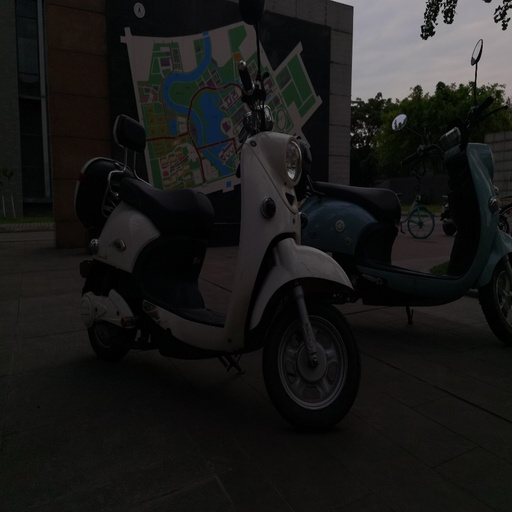
%> input picture C-E-R_decomposition_LLIE/dataset/D13.jpg, 512 x 512 px
$ octave main.m   (GNU Octave 9; MATLAB toolbox functions it lacks are replaced by stand-ins)
%> lines starting %> are read from the running program, lines starting %| are printed output that depends on the picture
### C-E-R_decomposition_LLIE/wassersteinOT.m
function [I_W2,Y_W2,W2,W2_squared] = wassersteinOT(inputImage)
%> called with inputImage = 'D:\paper3 algo\proposed3\dataset2\D13.jpg'

I_rgb = im2double(imread(inputImage));

if size(I_rgb,3) == 1
    I_rgb = repmat(I_rgb,[1 1 3]);
end

I_rgb = min(max(I_rgb,0),1);

%%  RGB -> LUMINANCE

Y = rgb2gray(I_rgb);
Y = im2double(Y);
Y = min(max(Y,0),1);

%%  ADAPTIVE TARGET

muY  = mean(Y(:));
%> muY = 0.103
stdY = std(Y(:));
%> stdY = 0.129

targetLocation =  0.50 + 0.15*(0.35 - muY);
%> targetLocation = 0.537

targetLocation =  min(max(targetLocation,0.45),0.65);

targetScale = max(stdY,0.18);
%> targetScale = 0.18

%% TRUNCATED NORMAL TARGET

mu    = targetLocation;
%> mu = 0.537
sigma = targetScale;
%> sigma = 0.18

alpha = (0-mu)/sigma;
%> alpha = -2.98
beta  = (1-mu)/sigma;
%> beta = 2.57

PhiAlpha = 0.5*(1+erf(alpha/sqrt(2)));
%> PhiAlpha = 0.00142

PhiBeta = 0.5*(1+erf(beta/sqrt(2)));
%> PhiBeta = 0.995

%%  SOURCE EMPIRICAL DISTRIBUTION

source = Y(:);
N = numel(source);
%> N = 262144

sourceSorted = sort(source);

q = ((1:N)'-0.5)/N;

%%  TARGET QUANTILES

targetProbability =  PhiAlpha + q*(PhiBeta-PhiAlpha);

targetProbability =  min(max(targetProbability,eps),1-eps);

targetQuantile = mu + sigma*sqrt(2)* erfinv(2*targetProbability-1);

targetQuantile = min(max(targetQuantile,0),1);

%% WASSERSTEIN-2 DISTANCE

quantileDifference = sourceSorted - targetQuantile;

W2_squared = mean(quantileDifference.^2);
%> W2_squared = 0.2

W2 = sqrt(W2_squared);
%> W2 = 0.447

%%  OPTIMAL TRANSPORT MAPPING

[~,sourceIndex] = sort(source);

Y_W2_vector = zeros(N,1);

Y_W2_vector(sourceIndex) = targetQuantile;

Y_W2 = reshape(Y_W2_vector,size(Y));

%%  RGB RECONSTRUCTION

R = I_rgb(:,:,1);
G = I_rgb(:,:,2);
B = I_rgb(:,:,3);

epsilon = 1e-6;

gain = Y_W2 ./ max(Y,epsilon);

% Limit amplification in extremely dark pixels
gain = min(gain,4);

R_W2 = R .* gain;
G_W2 = G .* gain;
B_W2 = B .* gain;

I_W2 = cat(3,R_W2,G_W2,B_W2);
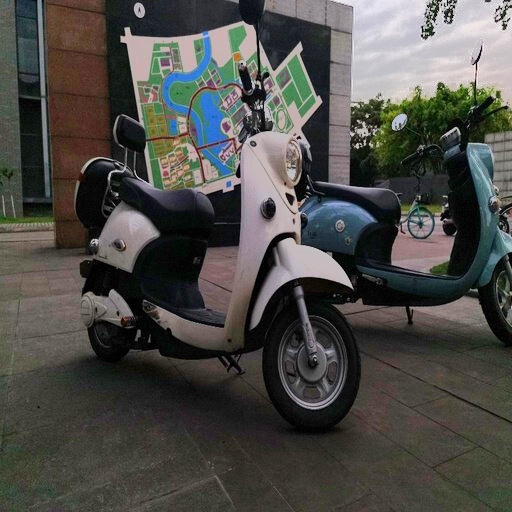
%> I_W2: size 512x512x3 double; mean R, G, B 0.33, 0.327, 0.31; drawn with min black and max white

I_W2 = min(max(I_W2,0),1);
end

### C-E-R_decomposition_LLIE/estimateExposure.m
function E = estimateExposure(L,params)

% Convert input to double
L = double(L);

% Get Gaussian parameter
if isfield(params,'sigma3')
    sigma3 = params.sigma3;
else
    sigma3 = 20;
end

% Very-low-frequency exposure component
E = imgaussfilt(L,sigma3);

% Keep exposure within the normalized range
E = min(max(E,0),1);

end

### C-E-R_decomposition_LLIE/estimateContent.m
function C = estimateContent(L,params)


L = double(L);

% Get Gaussian parameters
if isfield(params,'sigma1')
    sigma1 = params.sigma1;
else
    sigma1 = 2;
end

if isfield(params,'sigma3')
    sigma3 = params.sigma3;
else
    sigma3 = 20;
end

% Gaussian representations
G1 = imgaussfilt(L,sigma1);
G3 = imgaussfilt(L,sigma3);

% Intermediate-frequency content
C = G1 - G3;

end

### C-E-R_decomposition_LLIE/estimateResidual.m
function R = estimateResidual(L,params)
% Convert input to double
L = double(L);

% Get Gaussian parameter
if isfield(params,'sigma1')
    sigma1 = params.sigma1;
else
    sigma1 = 2;
end

% Low-pass representation
G1 = imgaussfilt(L,sigma1);

% Finest-frequency component
R = L - G1;

end

### C-E-R_decomposition_LLIE/enhanceExposure.m
function E_enhanced = enhanceExposure(E)


E = double(E);
E = min(max(E,0),1);

meanE = mean(E(:));

if meanE < 0.20

    gamma = 0.40;

elseif meanE < 0.30

    gamma = 0.50;

elseif meanE < 0.40

    gamma = 0.60;

elseif meanE < 0.50

    gamma = 0.70;

else

    gamma = 0.90;

end

% Apply adaptive gamma correction
E_enhanced = E.^gamma;

% Keep exposure within valid range
E_enhanced = min(max(E_enhanced,0),1);

end

### C-E-R_decomposition_LLIE/enhanceContentAdaptive.m
function [C_enhanced,W_C,G] = enhanceContentAdaptive(L,C,params)

L = double(L);
C = double(C);

% Compute image gradient
[Gx,Gy] = gradient(L);
G = sqrt(Gx.^2 + Gy.^2);

% Normalize gradient
Gmax = max(G(:));

if Gmax > eps
    G = G ./ Gmax;
else
    G = zeros(size(G));
end

% Compute adaptive content gain
W_C = params.cGainMin +(params.cGainMax - params.cGainMin) .* G ./ (G + params.tauC);

% Enhance content
C_enhanced = W_C .* C;

end

### C-E-R_decomposition_LLIE/enhanceResidualAdaptive.m
function [R_enhanced,W_R,gradientMagnitude] = enhanceResidualAdaptive(L,R,params)


% Convert inputs to double
L = double(L);
R = double(R);

% Get parameters
if isfield(params,'wMin')
    wMin = params.wMin;
else
    wMin = 0.70;
end

if isfield(params,'tauR')
    tauR = params.tauR;
else
    tauR = 0.05;
end

% Constrain parameters
wMin = min(max(wMin,0),1);
tauR = max(tauR,eps);

% Estimate gradient using Sobel operator
[Gx,Gy] = imgradientxy(L,'sobel');

gradientMagnitude = sqrt(Gx.^2 + Gy.^2);

% Normalize gradient
gradientMagnitude =gradientMagnitude ./ (max(gradientMagnitude(:)) + eps);

% Compute adaptive residual weight
W_R =  wMin +(1-wMin) .*(gradientMagnitude ./(gradientMagnitude + tauR));

% Enhance residual
R_enhanced = W_R .* R;

end

### C-E-R_decomposition_LLIE/applyNCC.m
function RGB_corrected = applyNCC(input_img, alpha)


if nargin < 2
    error('applyNCC requires two inputs: input_img and alpha.');
end

if ndims(input_img) ~= 3 || size(input_img,3) ~= 3
    error('Input image must be an RGB image.');
end


% CONVERT TO DOUBLE


input_img = im2double(input_img);

input_img = min(max(input_img,0),1);


% RGB CHANNELS


R_channel = input_img(:,:,1);

G_channel = input_img(:,:,2);

B_channel = input_img(:,:,3);


% NCC

NCC = 0.299*R_channel +0.587*G_channel + 0.114*B_channel- max(input_img,[],3)+ min(input_img,[],3);


% CONTROLLED NCC CORRECTION

RGB_corrected =input_img + alpha*NCC;


RGB_corrected = min(max(RGB_corrected,0),1);

end

### C-E-R_decomposition_LLIE/main.m
clc;
clear;
close all;

imagePath = "D:\paper3 algo\proposed3\dataset2\D13.jpg";

%%  WASSERSTEIN-2 PREPROCESSING

w2OutputFile = 'W2_Preprocessed.png';
tic;
[RGB,~,W2,W2_squared] = wassersteinOT(imagePath);
%> W2 = 0.447; W2_squared = 0.2

fprintf('\nWasserstein-2 preprocessing completed.\n');

%% RGB -> LAB

LAB = rgb2lab(RGB);
%> LAB: size 512x512x3 double; mean of channels 1, 2, 3 34.3, -0.2, 2.9

L = LAB(:,:,1) ./ 100;
L = min(max(L,0),1);

[H,W] = size(L);
%> H = 512; W = 512

params.sigma1 = 2;
params.sigma3 = 20;
params.cGainMin = 1.00;
params.cGainMax = 1.20;
params.tauC     = 0.05;
params.wMin = 0.70;
params.tauR = 0.05;
alpha = 0.009;
%% C-E-R DECOMPOSITION

E = estimateExposure(L,params);
C = estimateContent(L,params);
R = estimateResidual(L,params);
%> in estimateResidual, `R = L - G1;`:
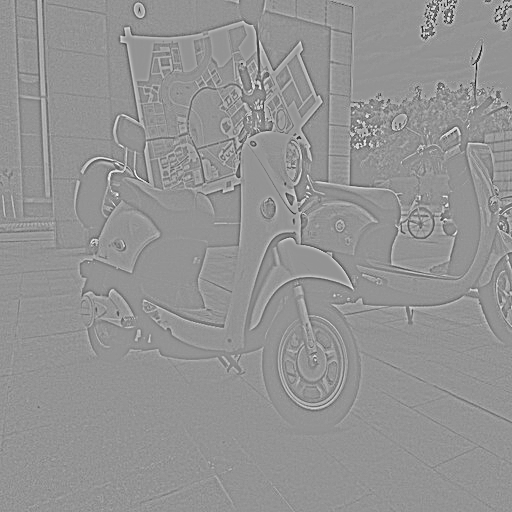
%> R: size 512x512 double; min -0.753, max 0.547, mean -2.59e-06; drawn with min black and max white

%% EXPOSURE ENHANCEMENT

E_enhanced = enhanceExposure(E);
%> in enhanceExposure, `meanE = mean(E(:));`: meanE = 0.344

%% ADAPTIVE CONTENT ENHANCEMENT

[C_enhanced,W_C,~] = enhanceContentAdaptive(L,C,params);
%> in enhanceContentAdaptive, `G = sqrt(Gx.^2 + Gy.^2);`:
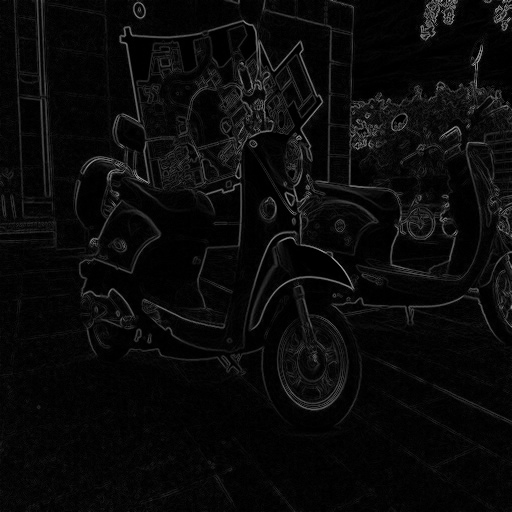
%> G: size 512x512 double; min 0, max 0.718, mean 0.0405
%> in enhanceContentAdaptive, `Gmax = max(G(:));`: Gmax = 0.718
%> in enhanceContentAdaptive, `W_C = params.cGainMin +(params.cGainMax - params.cGainMin) .* G ./ (G ..`:
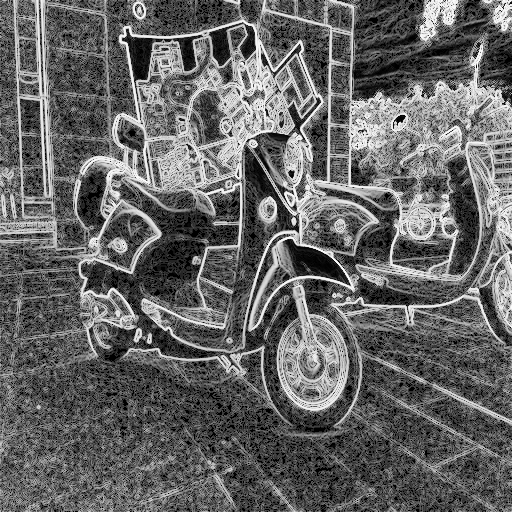
%> W_C: size 512x512 double; min 1, max 1.19, mean 1.08; drawn with min black and max white

%%  ADAPTIVE RESIDUAL ENHANCEMENT

[R_enhanced,W_R,~] = enhanceResidualAdaptive(L,R,params);
%> in enhanceResidualAdaptive, `W_R =  wMin +(1-wMin) .*(gradientMagnitude ./(gradientMagnitude + tauR..`:
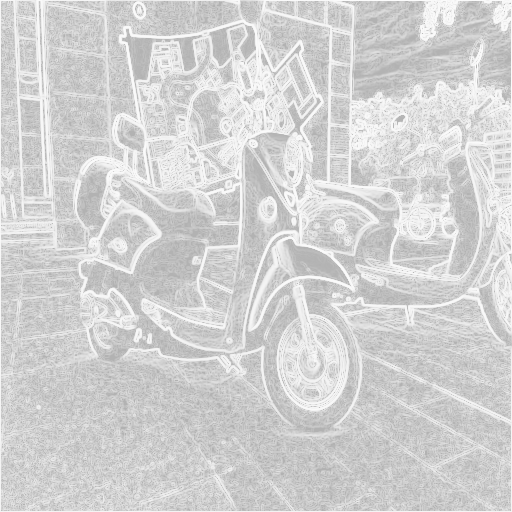
%> W_R: size 512x512 double; min 0.7, max 0.986, mean 0.826

%% ENHANCED L* RECONSTRUCTION

L_enhanced = E_enhanced + C_enhanced + R_enhanced;

L_enhanced = min(max(L_enhanced,0),1);

%% LAB -> RGB

LAB_enhanced = LAB;
LAB_enhanced(:,:,1) = 100 * L_enhanced;
%> LAB_enhanced: size 512x512x3 double; mean of channels 1, 2, 3 51.3, -0.2, 2.9

RGB_enhanced = lab2rgb(LAB_enhanced);
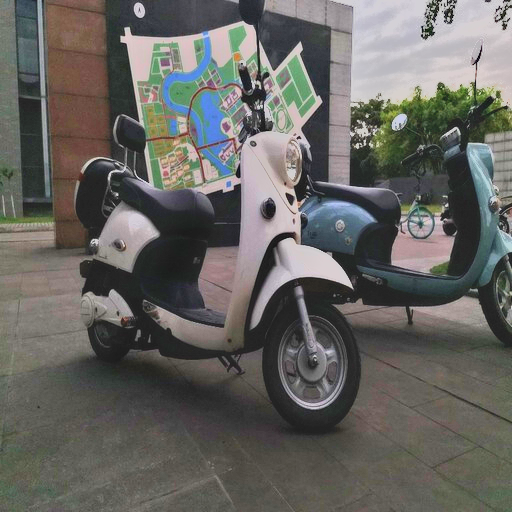
%> RGB_enhanced: size 512x512x3 double; mean R, G, B 0.493, 0.488, 0.47; drawn with min black and max white
RGB_enhanced = min(max(RGB_enhanced,0),1);

RGB_corrected = applyNCC(RGB_enhanced,alpha);
%> in applyNCC, `NCC = 0.299*R_channel +0.587*G_channel + 0.114*B_channel- max(input_im..`:
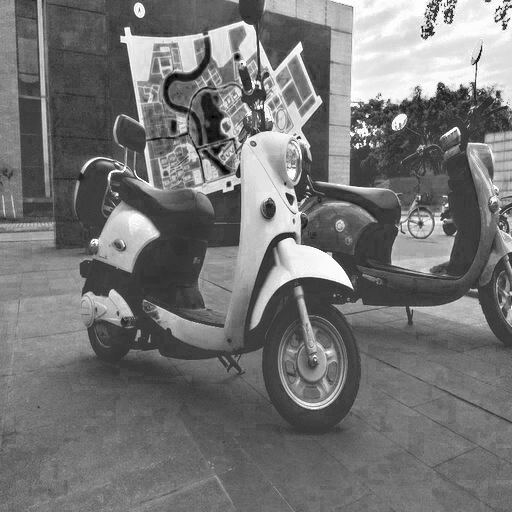
%> NCC: size 512x512 double; min -0.0775, max 1, mean 0.42; drawn with min black and max white
figure, imshow(imagePath);
figure, imshow(RGB_corrected);

toc;
outputFile = 'finalD14.png';

%imwrite(RGB_corrected,outputFile);

$ run again, with C-E-R_decomposition_LLIE/dataset/D12.jpg copied over C-E-R_decomposition_LLIE/dataset/D13.jpg
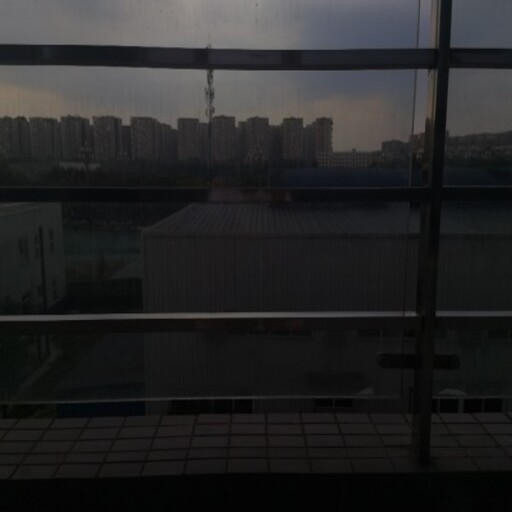
%> input picture C-E-R_decomposition_LLIE/dataset/D12.jpg, 512 x 512 px
%> muY = 0.148
%> stdY = 0.133
%> targetLocation = 0.53
%> targetScale = 0.18
%> mu = 0.53
%> sigma = 0.18
%> alpha = -2.95
%> beta = 2.61
%> PhiAlpha = 0.00161
%> PhiBeta = 0.995
%> in wassersteinOT, `W2_squared = mean(quantileDifference.^2);`: W2_squared = 0.152
%> in wassersteinOT, `W2 = sqrt(W2_squared);`: W2 = 0.39
%> `[RGB,~,W2,W2_squared] = wassersteinOT(imagePath);`: W2_squared = 0.152
%> LAB: size 512x512x3 double; mean of channels 1, 2, 3 44.9, 0.3, -1.2
%> meanE = 0.449
%> in enhanceContentAdaptive, `G = sqrt(Gx.^2 + Gy.^2);`:
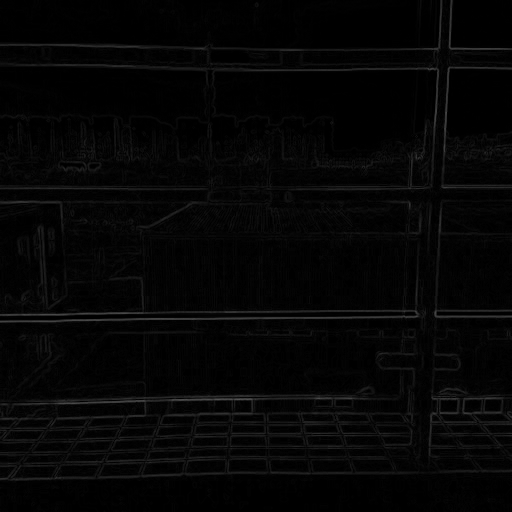
%> G: size 512x512 double; min 0, max 0.332, mean 0.0221
%> Gmax = 0.332
%> LAB_enhanced: size 512x512x3 double; mean of channels 1, 2, 3 55.8, 0.3, -1.2
%> in applyNCC, `NCC = 0.299*R_channel +0.587*G_channel + 0.114*B_channel- max(input_im..`:
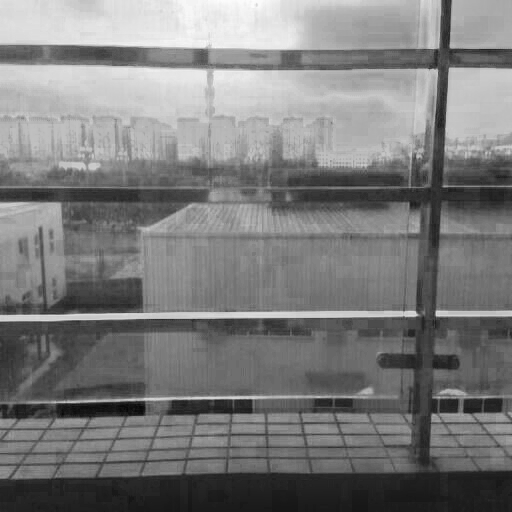
%> NCC: size 512x512 double; min 0.0177, max 0.993, mean 0.488

$ run again, with C-E-R_decomposition_LLIE/dataset/D14.jpg copied over C-E-R_decomposition_LLIE/dataset/D13.jpg
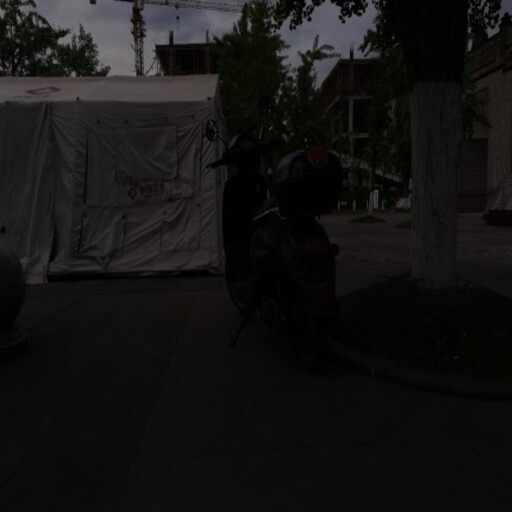
%> input picture C-E-R_decomposition_LLIE/dataset/D14.jpg, 512 x 512 px
%> muY = 0.0798
%> stdY = 0.0877
%> targetLocation = 0.541
%> targetScale = 0.18
%> mu = 0.541
%> sigma = 0.18
%> alpha = -3
%> beta = 2.55
%> PhiAlpha = 0.00134
%> PhiBeta = 0.995
%> in wassersteinOT, `W2_squared = mean(quantileDifference.^2);`: W2_squared = 0.224
%> in wassersteinOT, `W2 = sqrt(W2_squared);`: W2 = 0.473
%> `[RGB,~,W2,W2_squared] = wassersteinOT(imagePath);`: W2_squared = 0.224
%> LAB: size 512x512x3 double; mean of channels 1, 2, 3 29, 0.7, 3.3
%> in estimateResidual, `R = L - G1;`:
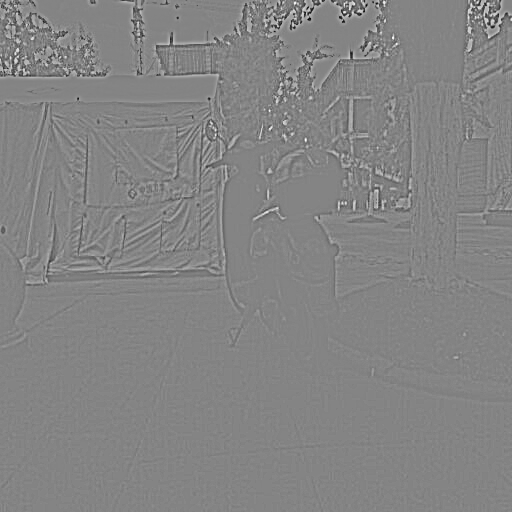
%> R: size 512x512 double; min -0.612, max 0.567, mean 1.19e-05; drawn with min black and max white
%> meanE = 0.29
%> Gmax = 0.701
%> LAB_enhanced: size 512x512x3 double; mean of channels 1, 2, 3 50.9, 0.7, 3.3
%> in applyNCC, `B_channel = input_img(:,:,3);`:
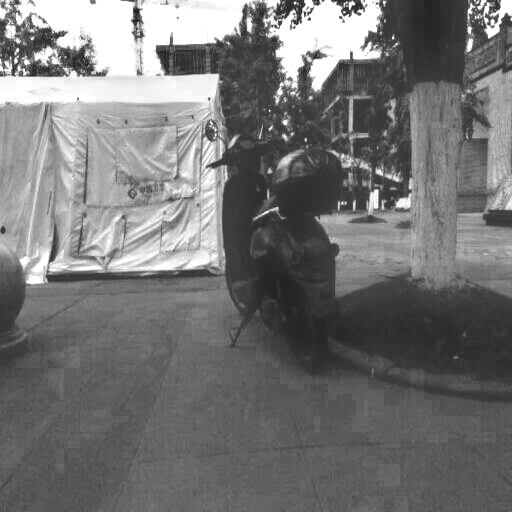
%> B_channel: size 512x512 double; min 0.0952, max 1, mean 0.46

$ run again, with C-E-R_decomposition_LLIE/dataset/D2.jpg copied over C-E-R_decomposition_LLIE/dataset/D13.jpg
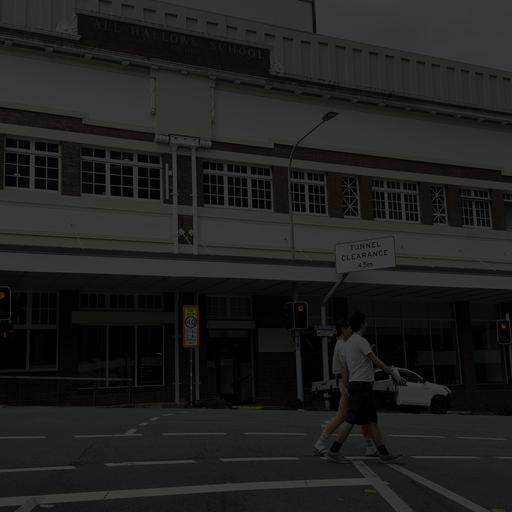
%> input picture C-E-R_decomposition_LLIE/dataset/D2.jpg, 512 x 512 px
%> muY = 0.122
%> stdY = 0.0743
%> targetLocation = 0.534
%> targetScale = 0.18
%> mu = 0.534
%> sigma = 0.18
%> alpha = -2.97
%> beta = 2.59
%> PhiAlpha = 0.0015
%> PhiBeta = 0.995
%> in wassersteinOT, `W2_squared = mean(quantileDifference.^2);`: W2_squared = 0.18
%> in wassersteinOT, `W2 = sqrt(W2_squared);`: W2 = 0.424
%> `[RGB,~,W2,W2_squared] = wassersteinOT(imagePath);`: W2_squared = 0.18
%> LAB: size 512x512x3 double; mean of channels 1, 2, 3 47.1, -0.9, 1.5
%> meanE = 0.471
%> Gmax = 0.665
%> LAB_enhanced: size 512x512x3 double; mean of channels 1, 2, 3 57.7, -0.9, 1.5
%> in applyNCC, `B_channel = input_img(:,:,3);`:
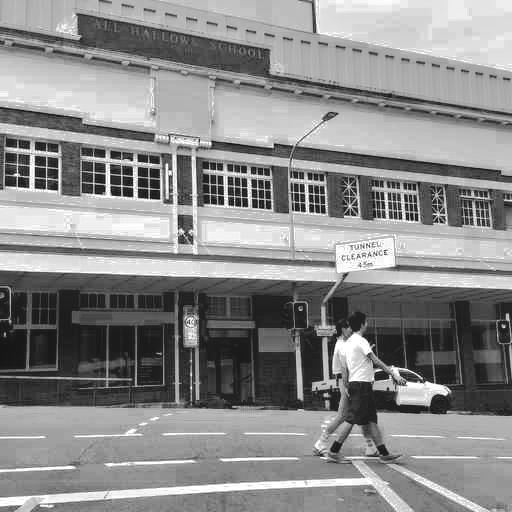
%> B_channel: size 512x512 double; min 0.0795, max 1, mean 0.546
